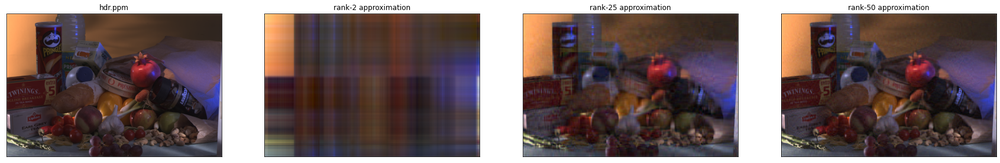
#> input picture Linear Algebra Interim Report/hdr.png, 1000 x 163 px, shrunk from 1691 x 276 before the run, given in place of hdr.ppm, which was not available
$ jupyter execute --allow-errors Image_Compression_Project.ipynb   (shell and % lines are left out)   (older library calls are emulated)   (text cells are left out)
#> lines starting #> are read from the running program, lines starting #| are printed output that depends on the picture; after the words box and inside, x2 and y2 are one past the last pixel; in counts of white or black regions, pixels touching at a corner belong together; pictures that were not available may be replaced by others from this repository, and a replacement may not be noted
[cell 1]

import numpy as np
import matplotlib.pyplot as plt
from PIL import Image
from cv2 import imread, imwrite, imshow, waitKey, destroyAllWindows, cvtColor, COLOR_BGR2RGB
from math import pi, cos, sqrt
from numpy import zeros, array, clip, trunc
from ipywidgets import widgets
from google.colab import files
import skimage.metrics
import scipy.sparse as sparse

import argparse
import imutils
import cv2

[cell 2]
uploaded = files.upload()
#> the answer given: hdr.png

[cell 3]
def divide_by_channel(image):
  image_red = image[:, :, 0]
  image_green = image[:, :, 1]
  image_blue = image[:, :, 2]

  return image_red, image_green, image_blue


def construct_svd(matrix):
  U, d, V = np.linalg.svd(matrix, full_matrices=True)
  return U, d, V


def k_rank_approximation(u, d, v, k):
  u_k = u[:, 0:k]
  d_k = d[0:k]
  v_k = v[0:k, :]

  return u_k, d_k, v_k


def approximated_matrix(u_k, d_k, v_k):
  return np.dot(u_k, np.dot(np.diag(d_k), v_k))


def image_reconstruction(red_approx, green_approx, blue_approx, row, col):
  image_reconstructed = np.zeros((row, col, 3))

  image_reconstructed[:, :, 0] = red_approx
  image_reconstructed[:, :, 1] = green_approx
  image_reconstructed[:, :, 2] = blue_approx

  image_reconstructed[image_reconstructed < 0] = 0
  image_reconstructed[image_reconstructed > 1] = 1

  return image_reconstructed

def resolution(image):
  row, col, _ = image.shape
  return row, col

# [10 lines left out: function mse, not called in this run]

[cell 4]
image = np.array(Image.open('hdr.ppm'))
#> image is the input picture: shape (163, 1000, 4); mean R, G, B, A 58.9, 42.7, 42.4, 194.3

image = image / 255

row, col, _ = image.shape
#> row = 163; col = 1000

original_bytes = image.nbytes
#> original_bytes = 5216000

image_red, image_green, image_blue = divide_by_channel(image)
#> in divide_by_channel, `image_red = image[:, :, 0]`:
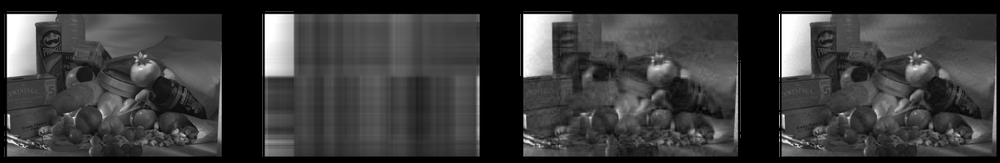
#> image_red: shape (163, 1000) float64; min 0, max 1, mean 0.231
#> in divide_by_channel, `image_blue = image[:, :, 2]`:
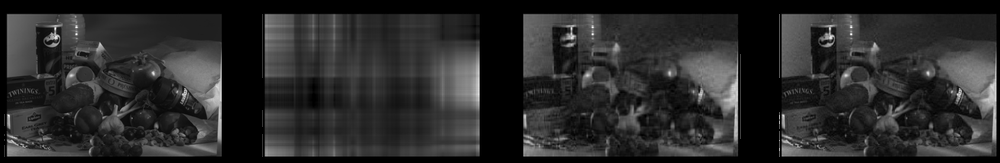
#> image_blue: shape (163, 1000) float64; min 0, max 1, mean 0.166

U_r, d_r, V_r = construct_svd(image_red)
#> in construct_svd, `U, d, V = np.linalg.svd(matrix, full_matrices=True)`:
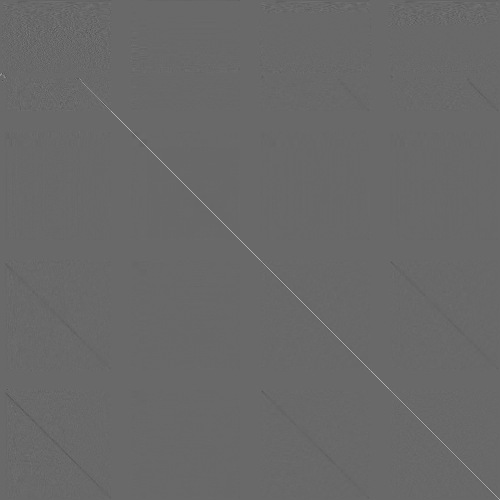
#> V: shape (1000, 1000) float64 (shown at 1/2 size); min -0.701, max 1, mean 9.35e-05; drawn with min black and max white
#> in construct_svd, `U, d, V = np.linalg.svd(matrix, full_matrices=True)`: d = 163 values, max 116.5 at index 0, min 2.34e-15 at index 162, mean 1.84
#> d_r has the same summary as d in construct_svd
U_g, d_g, V_g = construct_svd(image_green)
#> in construct_svd (call 2), `U, d, V = np.linalg.svd(matrix, full_matrices=True)`:
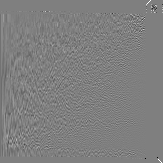
#> U: shape (163, 163) float64; min -1, max 1, mean -0.000253; drawn with min black and max white
#> in construct_svd (call 2), `U, d, V = np.linalg.svd(matrix, full_matrices=True)`: d = 163 values, max 83.52 at index 0, min 1.4e-15 at index 162, mean 1.44
#> d_g has the same summary as d in construct_svd
U_b, d_b, V_b = construct_svd(image_blue)
#> in construct_svd (call 3), `U, d, V = np.linalg.svd(matrix, full_matrices=True)`:
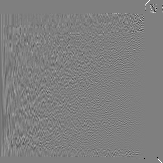
#> U: shape (163, 163) float64; min -1, max 1, mean -7.31e-05; drawn with min black and max white
#> in construct_svd (call 3), `U, d, V = np.linalg.svd(matrix, full_matrices=True)`: d = 163 values, max 81.31 at index 0, min 9.25e-16 at index 162, mean 1.61
#> d_b has the same summary as d in construct_svd

bytes_to_be_stored = sum([matrix.nbytes for matrix in [U_r, d_r, V_r, U_g, d_g, V_g, U_b, d_b, V_b]])
#> bytes_to_be_stored = 24641568

[cell 5]
k = 5

U_r_k, d_r_k, V_r_k = k_rank_approximation(U_r, d_r, V_r, k)
#> in k_rank_approximation, `u_k = u[:, 0:k]`: u_k = 163 rows, first 6: [0, 0, 0, 0, 0], [0, 0, 0, 0, 0], [0, 0, 0, 0, 0], [0, 0, 0, 0, 0], [1.11e-16, -4.72e-16, 3.05e-16, 4.58e-16, 3.61e-16], [0, 5.55e-17, 3.89e-16, 4.99e-16, 1.03e-15]
#> in k_rank_approximation, `d_k = d[0:k]`: d_k = [116.5, 28.25, 16.74, 11.51, 8.62]
#> U_r_k has the same summary as u_k in k_rank_approximation; d_r_k = [116.5, 28.25, 16.74, 11.51, 8.62]
U_g_k, d_g_k, V_g_k = k_rank_approximation(U_g, d_g, V_g, k)
#> in k_rank_approximation (call 2), `u_k = u[:, 0:k]`: u_k = 163 rows, first 6: [0, 0, 0, 0, 0], [0, 0, 0, 0, 0], [0, 0, 0, 0, 0], [0, 0, 0, 0, 0], [1.11e-16, 5.55e-17, 3.33e-16, 4.58e-16, 6.25e-16], [0, 0, 1.11e-16, 3.61e-16, 1.67e-16]
#> U_g_k has the same summary as u_k in k_rank_approximation; d_g_k = [83.52, 21.15, 12.16, 9.07, 7.81]
U_b_k, d_b_k, V_b_k = k_rank_approximation(U_b, d_b, V_b, k)
#> in k_rank_approximation (call 3), `u_k = u[:, 0:k]`: u_k = 163 rows, first 6: [0, 0, 0, 0, 0], [0, 0, 0, 0, 0], [0, 0, 0, 0, 0], [0, 0, 0, 0, 0], [-5.55e-17, -2.78e-17, -6.94e-18, -1.11e-16, 1.39e-16], [0, 1.87e-16, -1.84e-16, 3.61e-16, 4.16e-17]
#> U_b_k has the same summary as u_k in k_rank_approximation; d_b_k = [81.31, 24.95, 12.65, 10.86, 8.77]

compressed_bytes = sum([matrix.nbytes for matrix in [U_r_k, d_r_k, V_r_k, U_g_k, d_g_k, V_g_k, U_b_k, d_b_k, V_b_k]])
#> compressed_bytes = 139680
ratio = compressed_bytes / original_bytes
#> ratio = 0.0268

image_red_approx   = approximated_matrix(U_r_k, d_r_k, V_r_k)
image_green_approx = approximated_matrix(U_g_k, d_g_k, V_g_k)
#> in approximated_matrix (call 2), `return np.dot(u_k, np.dot(np.diag(d_k), v_k))`:
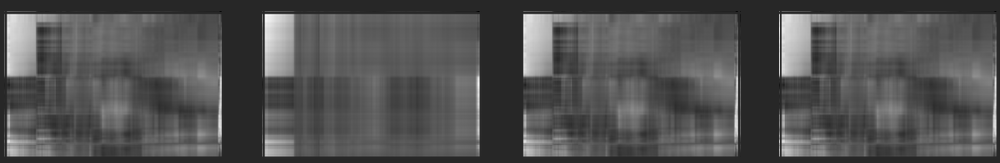
#> returned value: shape (163, 1000) float64; min -0.15, max 0.827, mean 0.168; drawn with min black and max white
image_blue_approx  = approximated_matrix(U_b_k, d_b_k, V_b_k)
#> in approximated_matrix (call 3), `return np.dot(u_k, np.dot(np.diag(d_k), v_k))`:
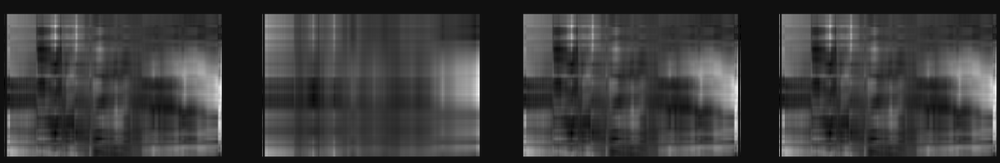
#> returned value: shape (163, 1000) float64; min -0.064, max 0.909, mean 0.166; drawn with min black and max white

reconstructed_image = image_reconstruction(image_red_approx, image_green_approx, image_blue_approx, row, col)
#> in image_reconstruction, `image_reconstructed[:, :, 0] = red_approx`:
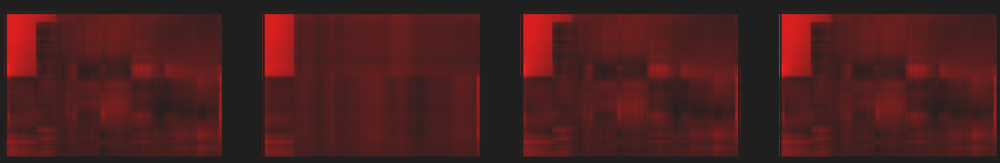
#> image_reconstructed: shape (163, 1000, 3) float64; mean of channels 0, 1, 2 0.231, 0, 0; drawn with min black and max white
#> in image_reconstruction, `image_reconstructed[:, :, 1] = green_approx`:
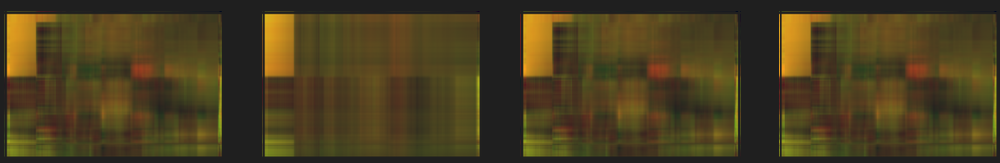
#> image_reconstructed: shape (163, 1000, 3) float64; mean of channels 0, 1, 2 0.231, 0.168, 0; drawn with min black and max white
#> in image_reconstruction, `image_reconstructed[:, :, 2] = blue_approx`:
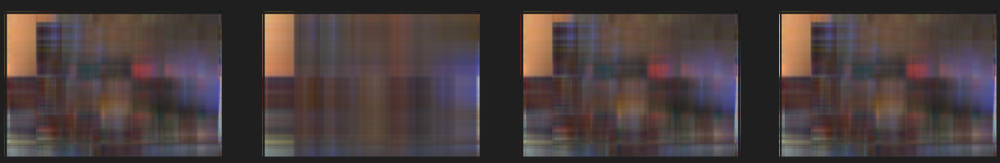
#> image_reconstructed: shape (163, 1000, 3) float64; mean of channels 0, 1, 2 0.231, 0.168, 0.166; drawn with min black and max white
#> in image_reconstruction, `image_reconstructed[image_reconstructed < 0] = 0`: image_reconstructed: shape (163, 1000, 3) float64; 4.59% of pixels changed, all inside (x1, y1, x2, y2) = (4, 4, 999, 159)
#> in image_reconstruction, `image_reconstructed[image_reconstructed > 1] = 1`: image_reconstructed: shape (163, 1000, 3) float64; mean of channels 0, 1, 2 0.231, 0.168, 0.166

fig = plt.figure(figsize=(15, 10))
a = fig.add_subplot(1, 3, 1)
plt.imshow(image)
a.set_title('Original Image')

a = fig.add_subplot(1, 3, 2)
plt.imshow(reconstructed_image)
a.set_title('Compressed image using the best rank-{} approximation'.format(k))

#> (the rest of this cell did not finish here and is left out)
